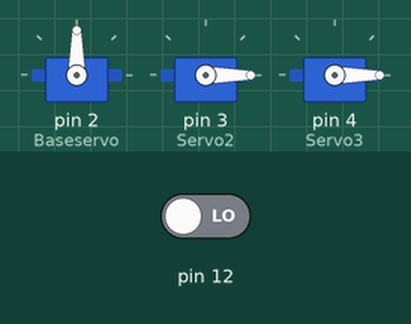
Bench run of a sketch on a simulated Arduino Uno, built with avr-gcc and run on an emulated ATmega328P. Shown: 3 × servo. Inputs (shaded band) come from the test bench; at power-on: pin 12 LOW.

Above: at 10.2 s.
10.3 s: pin 12 driven HIGH
At 10.75 s:
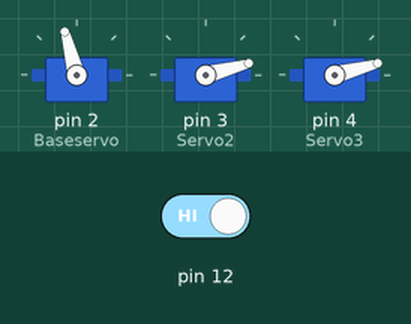
At 14.1 s:
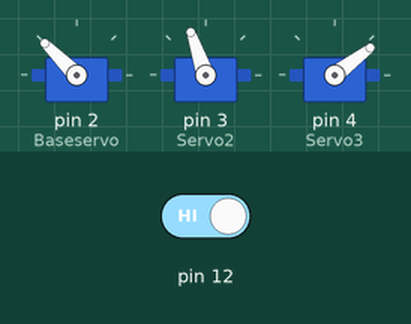
19.3 s: pin 12 driven LOW
At 19.46 s:
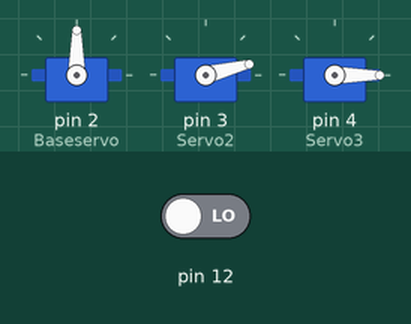
Timing chart, 0 to 22.3 s (numbered marks = the images above; inputs shaded):
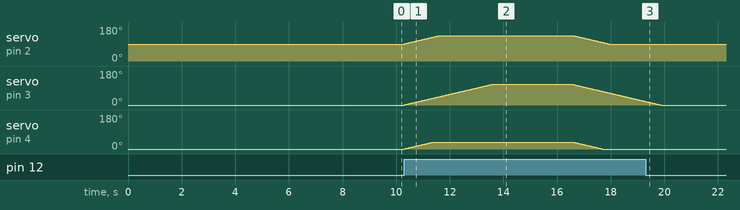

Measured:
- after the input at 10.3 s, servo on pin 2 (Baseservo): rises from 90° to 135° in 1.3 s, then falls to 90° in 6.3 s; servo on pin 3 (Servo2): rises from 0° to 109° in 3.3 s, then falls to 19° in 5.7 s; servo on pin 4 (Servo3): rises from 0° to 37° in 1.1 s, then falls to 0° in 6.3 s
- after the input at 19.3 s, servo on pin 2 (Baseservo): stays 90° (without the input it goes to 91° after 0.59 s); servo on pin 3 (Servo2): goes on until 19.9 s, then stays 0°; servo on pin 4 (Servo3): stays 0° (without the input it goes to 1° after 0.59 s)

The sketch:

OperationBot.ino
```cpp
#include <Servo.h>

Servo Baseservo;
Servo Servo2;
Servo Servo3;

int basepos;
int basetarget;
int pos2;
int target2;
int pos3;
int target3;
int targetx;
int targety;
int targetz;


int buttonstate;
bool runtask = false;

void setup() {
  pinMode(12,INPUT);
  initialize();
  delay(3000);
}

void loop() {
  // check for button press
  buttonstate = digitalRead(12);
  if(buttonstate == HIGH && !runtask){
    runtask = true;
  }
  // TASK TO RUN
  if(runtask){
    //survey();
    targetx = -13;
    targety = 15;
    targetz = 0;
    calcangles();
    adjustservos();
    delay(3000);
    standby();
    runtask = false;
  }
  buttonstate = LOW;
}


void initialize(){
  Baseservo.write(90);
  Servo2.write(0);
  Servo3.write(0);
  Baseservo.attach(2);
  delay(3000);
  Servo2.attach(3);
  delay(3000);
  Servo3.attach(4);
  pos2 = 0;
  pos3 = 0;
  basepos = 90;
}


void survey(){      //basepos, pos2, pos3
  target2 = 90;
  basetarget = 90;
  adjustservos();
}

void standby(){
  basetarget = 90;
  target2 = 0;
  target3 = 0;
  adjustservos();
}


void adjustservos() {    //based off position move
  while (basepos != basetarget || pos2 != target2 || pos3 != target3) {
    // base
    if (basepos < basetarget) {
      basepos += 1;
    } else if (basepos > basetarget) {
      basepos -= 1;
    }
    // servo 2
    if (pos2 < target2) {
      pos2 += 1;
    } else if (pos2 > target2) {
      pos2 -= 1;
    }
    // servo 3
    if (pos3 < target3) {
      pos3 += 1;
    } else if (pos3 > target3) {
      pos3 -= 1;
    }
    Baseservo.write(basepos);
    Servo2.write(pos2);
    Servo3.write(pos3);

    // SPEED CONTROL
    delay(30);
  }
}

void pan(){
  basetarget = 0;
  adjustservos();
  delay(3000);
  basetarget = 180;
  adjustservos();
  delay(3000);
}

void calcangles() {     // use inverse kinematics equations to calculate desired positions
  // link lengths
  const float h  = 21.5;   // shoulder height above table
  const float l2 = 19.5;
  const float l3 = 36;

  //offset for the x
  targetx = targetx - 2.5;

  // reach and height
  float r = sqrt(targetx * targetx + targety * targety);
  float z = targetz-h;   // world z (table) -> shoulder frame

  // Joint 1 (base yaw)
  float theta1 = atan2(targety, targetx);

  // Joint 3 (elbow)
  float num = r*r + z*z - l2*l2 - l3*l3;
  float den = 2.0 * l2 * l3;
  float c3  = num / den;
  c3 = constrain(c3, -1.0f, 1.0f);
  float theta3 = -acos(c3);  // elbow-down

  // Joint 2 (shoulder)
  float theta2 = atan2(z, r) - atan2(l3 * sin(theta3),l2 + l3 * cos(theta3));

  // convert to degrees
  float th1d = theta1 * 180.0 / PI;
  float th2d = theta2 * 180.0 / PI;
  float th3d = theta3 * 180.0 / PI;

  // servo offsets (adjust sign to match hardware)
  const float offset2 = 65;
  const float offset3 = 160;

  basetarget = th1d;
  target2    = th2d + offset2;
  target3    = th3d + offset3;
}

//void findobjects{
//  // get targetx and targety
//  //targetx =
//  //targety =
//  //put them into list
//}
```
